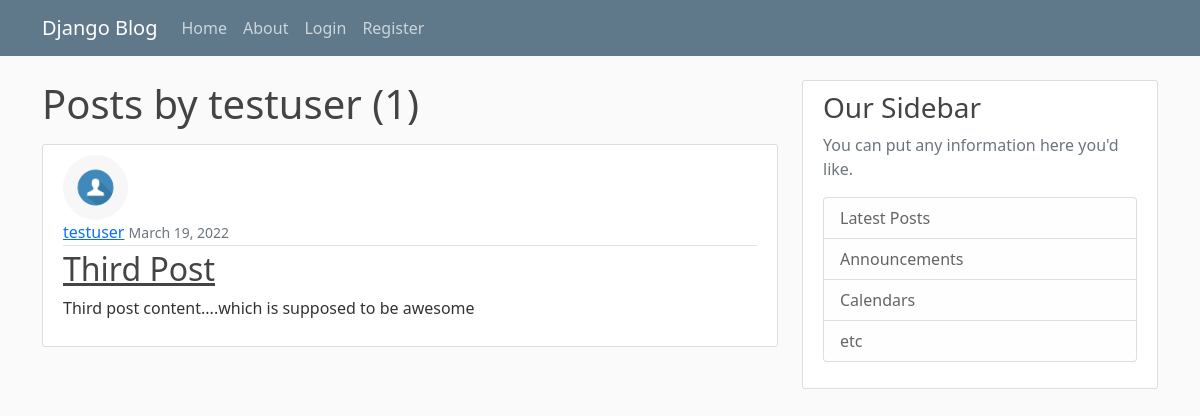
The app's page /blog/ùser/testuser/, older data.
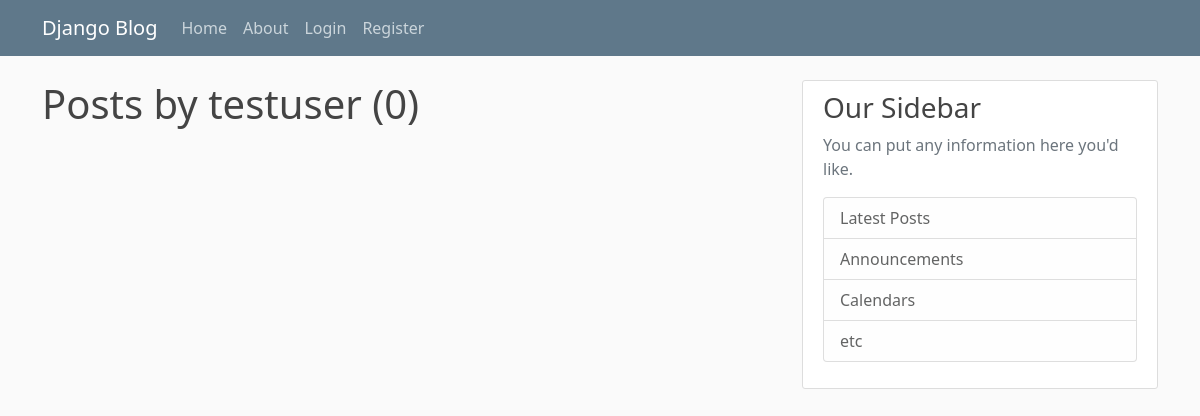
The same page, newer data.
### blog/models.py (models this page shows, shortened)
class Post(models.Model):
    title = models.CharField(max_length=100)
    content = models.TextField()
    date_posted = models.DateTimeField(default=timezone.now)
    author = models.ForeignKey(User, on_delete=models.CASCADE)
    """
    After implementing the create post class - the error thrown is specify the
    absolute url. So to implement that we are writing the method.
    """

### users/models.py (models this page shows, shortened)
class Profile(models.Model):
    user = models.OneToOneField(User, on_delete=models.CASCADE)
    image = models.ImageField(default='default.jpg', upload_to='profile_pics')

### blog/views.py (called while the page is built)
    def get_queryset(self):
        user = get_object_or_404(User, username=self.kwargs.get('username'))
        return Post.objects.filter(author=user).order_by('-date_posted')

### blog/templates/blog/user_posts.html (shortened to what this page needs)
{% extends 'blog/base.html' %}
{% block content %}
<h1 class="mb-3">Posts by {{ view.kwargs.username }} ({{ page_obj.paginator.count }})</h1>
    {% for post in posts %}
        <article class="media content-section">
            <img class="rounded-circle article-img" src="{{ post.author.profile.image.url }}">
          <div class="media-body">
            <div class="article-metadata">
              <a class="mr-2" href="{% url 'user-posts' post.author.username %}">{{ post.author }}</a>
              <small class="text-muted">{{ post.date_posted | date:"F d, Y" }}</small>
            </div>
            <h2><a class="article-title" href="{% url 'post-detail' post.id %}">{{ post.title }}</a></h2>
            <p class="article-content">{{ post.content }}</p>
          </div>
        </article>
    {% endfor %}
{% endblock content %}

Row changes from the older to the newer data that the page shows:
removed Post: author.profile.image (placeholder picture), author "testuser", date_posted "March 19, 2022", title "Third Post", content "Third post content....which is supposed to be awesome"
Text that changed along with them:
{{ page_obj.paginator.count }}: "1" → "0"
